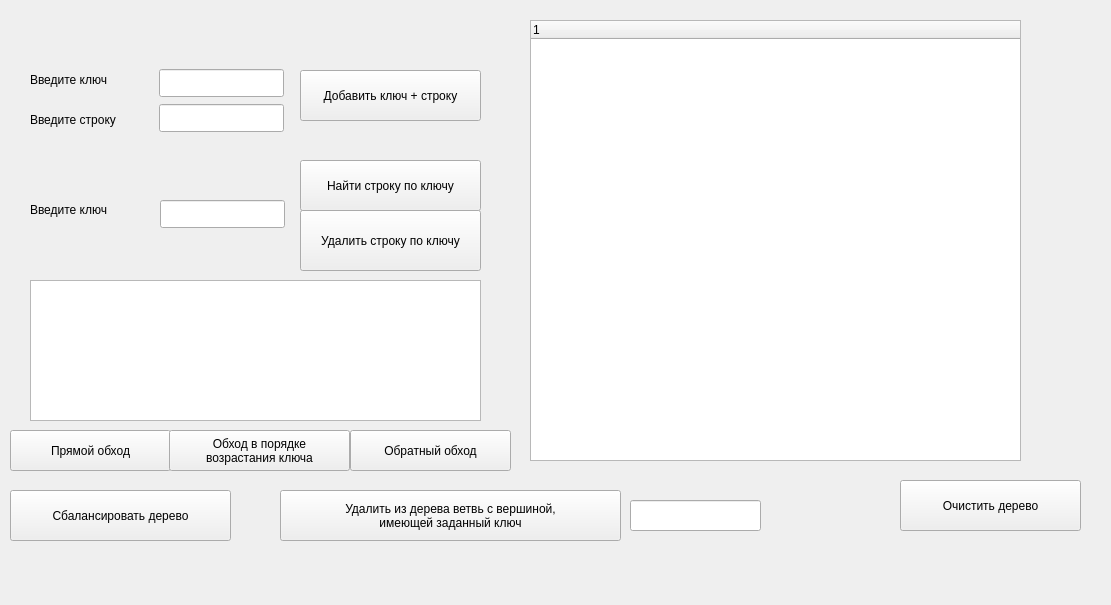
<?xml version="1.0" encoding="UTF-8"?>
<ui version="4.0">
 <class>MainWindow</class>
 <widget class="QMainWindow" name="MainWindow">
  <property name="geometry">
   <rect>
    <x>0</x>
    <y>0</y>
    <width>1111</width>
    <height>605</height>
   </rect>
  </property>
  <property name="windowTitle">
   <string>MainWindow</string>
  </property>
  <widget class="QWidget" name="centralwidget">
   <widget class="QPushButton" name="preorderButton">
    <property name="geometry">
     <rect>
      <x>10</x>
      <y>430</y>
      <width>161</width>
      <height>41</height>
     </rect>
    </property>
    <property name="text">
     <string>Прямой обход</string>
    </property>
   </widget>
   <widget class="QPushButton" name="inorderButton">
    <property name="geometry">
     <rect>
      <x>169</x>
      <y>430</y>
      <width>181</width>
      <height>41</height>
     </rect>
    </property>
    <property name="text">
     <string>Обход в порядке
возрастания ключа</string>
    </property>
   </widget>
   <widget class="QPushButton" name="postorderButton">
    <property name="geometry">
     <rect>
      <x>350</x>
      <y>430</y>
      <width>161</width>
      <height>41</height>
     </rect>
    </property>
    <property name="text">
     <string>Обратный обход</string>
    </property>
   </widget>
   <widget class="QLabel" name="label_3">
    <property name="geometry">
     <rect>
      <x>30</x>
      <y>200</y>
      <width>101</width>
      <height>20</height>
     </rect>
    </property>
    <property name="text">
     <string>Введите ключ</string>
    </property>
   </widget>
   <widget class="QTextEdit" name="resultTextEdit">
    <property name="geometry">
     <rect>
      <x>30</x>
      <y>280</y>
      <width>451</width>
      <height>141</height>
     </rect>
    </property>
   </widget>
   <widget class="QTreeWidget" name="treeWidget">
    <property name="geometry">
     <rect>
      <x>530</x>
      <y>20</y>
      <width>491</width>
      <height>441</height>
     </rect>
    </property>
    <property name="animated">
     <bool>true</bool>
    </property>
    <column>
     <property name="text">
      <string notr="true"/>
     </property>
    </column>
   </widget>
   <widget class="QLabel" name="label_2">
    <property name="geometry">
     <rect>
      <x>30</x>
      <y>110</y>
      <width>121</width>
      <height>20</height>
     </rect>
    </property>
    <property name="text">
     <string>Введите строку</string>
    </property>
   </widget>
   <widget class="QLabel" name="label_7">
    <property name="geometry">
     <rect>
      <x>0</x>
      <y>408</y>
      <width>16</width>
      <height>20</height>
     </rect>
    </property>
    <property name="text">
     <string/>
    </property>
   </widget>
   <widget class="QLabel" name="label_5">
    <property name="geometry">
     <rect>
      <x>1</x>
      <y>259</y>
      <width>16</width>
      <height>20</height>
     </rect>
    </property>
    <property name="text">
     <string/>
    </property>
   </widget>
   <widget class="QLabel" name="label_8">
    <property name="geometry">
     <rect>
      <x>0</x>
      <y>460</y>
      <width>16</width>
      <height>20</height>
     </rect>
    </property>
    <property name="text">
     <string/>
    </property>
   </widget>
   <widget class="QLabel" name="label">
    <property name="geometry">
     <rect>
      <x>30</x>
      <y>70</y>
      <width>101</width>
      <height>20</height>
     </rect>
    </property>
    <property name="text">
     <string>Введите ключ</string>
    </property>
   </widget>
   <widget class="QLabel" name="label_4">
    <property name="geometry">
     <rect>
      <x>1</x>
      <y>155</y>
      <width>16</width>
      <height>20</height>
     </rect>
    </property>
    <property name="text">
     <string/>
    </property>
   </widget>
   <widget class="QLineEdit" name="stringLineEdit">
    <property name="geometry">
     <rect>
      <x>159</x>
      <y>104</y>
      <width>125</width>
      <height>28</height>
     </rect>
    </property>
   </widget>
   <widget class="QPushButton" name="clearButton">
    <property name="geometry">
     <rect>
      <x>900</x>
      <y>480</y>
      <width>181</width>
      <height>51</height>
     </rect>
    </property>
    <property name="text">
     <string>Очистить дерево</string>
    </property>
   </widget>
   <widget class="QLineEdit" name="keyLineEdit">
    <property name="geometry">
     <rect>
      <x>159</x>
      <y>69</y>
      <width>125</width>
      <height>28</height>
     </rect>
    </property>
   </widget>
   <widget class="QLineEdit" name="keyLineEdit1">
    <property name="geometry">
     <rect>
      <x>160</x>
      <y>200</y>
      <width>125</width>
      <height>28</height>
     </rect>
    </property>
   </widget>
   <widget class="QPushButton" name="removeButton">
    <property name="geometry">
     <rect>
      <x>300</x>
      <y>210</y>
      <width>181</width>
      <height>61</height>
     </rect>
    </property>
    <property name="text">
     <string>Удалить строку по ключу</string>
    </property>
   </widget>
   <widget class="QPushButton" name="searchButton">
    <property name="geometry">
     <rect>
      <x>300</x>
      <y>160</y>
      <width>181</width>
      <height>51</height>
     </rect>
    </property>
    <property name="text">
     <string>Найти строку по ключу</string>
    </property>
   </widget>
   <widget class="QPushButton" name="addButton">
    <property name="geometry">
     <rect>
      <x>300</x>
      <y>70</y>
      <width>181</width>
      <height>51</height>
     </rect>
    </property>
    <property name="text">
     <string>Добавить ключ + строку</string>
    </property>
   </widget>
   <widget class="QPushButton" name="balanceButton">
    <property name="geometry">
     <rect>
      <x>10</x>
      <y>490</y>
      <width>221</width>
      <height>51</height>
     </rect>
    </property>
    <property name="text">
     <string>Сбалансировать дерево</string>
    </property>
   </widget>
   <widget class="QPushButton" name="taskButton">
    <property name="geometry">
     <rect>
      <x>280</x>
      <y>490</y>
      <width>341</width>
      <height>51</height>
     </rect>
    </property>
    <property name="text">
     <string>Удалить из дерева ветвь с вершиной, 
имеющей заданный ключ</string>
    </property>
   </widget>
   <widget class="QLineEdit" name="keyLineEdit2">
    <property name="geometry">
     <rect>
      <x>630</x>
      <y>500</y>
      <width>131</width>
      <height>31</height>
     </rect>
    </property>
   </widget>
  </widget>
  <widget class="QMenuBar" name="menubar">
   <property name="geometry">
    <rect>
     <x>0</x>
     <y>0</y>
     <width>1111</width>
     <height>22</height>
    </rect>
   </property>
  </widget>
 </widget>
 <resources/>
 <connections/>
</ui>
